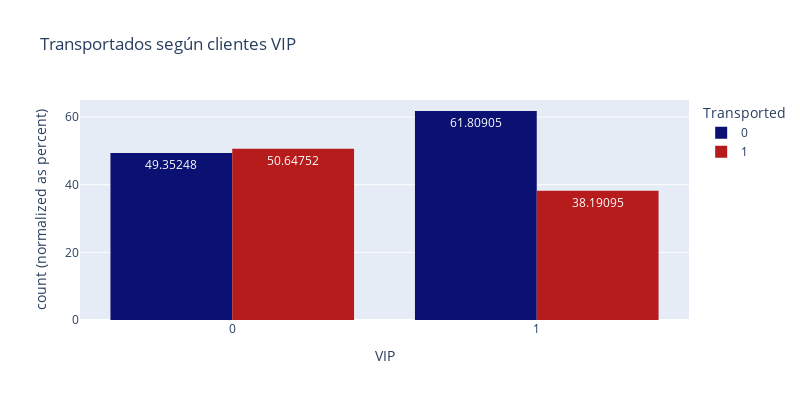

Notebook cell for this chart:
### Markdown cell above
#### Conclusiones:
##### 1.- Casi la mitad de los pasajeros provinientes de TRAPPIST-1e y PSO J318.5-22 fueron transportados, sin embargo, el 61% de los pasajeros de 55 Cancri e fueron transportados. Podría existir una correelación.

### Code cell
px.histogram(df, x='VIP', color = 'Transported', text_auto=True,
             title='Transportados según clientes VIP', barmode='group', barnorm='percent',
             width=800, height=400, color_discrete_sequence=['#0A1172','#B71C1C'])

### Figure 1 — Plotly figure (JSON) as saved in the notebook; plotly's stock layout.template omitted (floating-point values rounded to 4 significant figures; data arrays with more than 128 entries replaced by an {"elided": "..."} marker saying what was removed)
{"data": [{"alignmentgroup": "True", "bingroup": "x", "hovertemplate": "Transported=0<br>VIP=%{x}<br>count (normalized as percent)=%{y}<extra></extra>", "legendgroup": "0", "marker": {"color": "#0A1172", "pattern": {"shape": ""}}, "name": "0", "offsetgroup": "0", "orientation": "v", "showlegend": true, "texttemplate": "%{value}", "type": "histogram", "x": {"elided": "4315 int values"}, "xaxis": "x", "yaxis": "y"}, {"alignmentgroup": "True", "bingroup": "x", "hovertemplate": "Transported=1<br>VIP=%{x}<br>count (normalized as percent)=%{y}<extra></extra>", "legendgroup": "1", "marker": {"color": "#B71C1C", "pattern": {"shape": ""}}, "name": "1", "offsetgroup": "1", "orientation": "v", "showlegend": true, "texttemplate": "%{value}", "type": "histogram", "x": {"elided": "4378 int values"}, "xaxis": "x", "yaxis": "y"}], "layout": {"barmode": "group", "barnorm": "percent", "height": 400, "legend": {"title": {"text": "Transported"}, "tracegroupgap": 0}, "title": {"text": "Transportados según clientes VIP"}, "width": 800, "xaxis": {"anchor": "y", "autorange": true, "domain": [0, 1], "range": [-0.5, 1.5], "title": {"text": "VIP"}, "type": "linear"}, "yaxis": {"anchor": "x", "autorange": true, "domain": [0, 1], "range": [0, 65.06], "title": {"text": "count (normalized as percent)"}}}}
